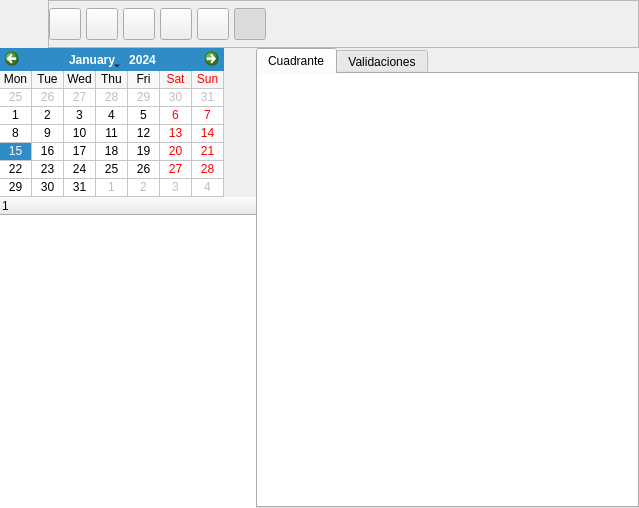
<ui version="4.0" >
 <author>Tomeu Borras Riera</author>
 <class>CuadranteDiarioBase</class>
 <widget class="QWidget" name="CuadranteDiarioBase" >
  <property name="geometry" >
   <rect>
    <x>0</x>
    <y>0</y>
    <width>639</width>
    <height>508</height>
   </rect>
  </property>
  <property name="windowTitle" >
   <string>Cuadrante</string>
  </property>
  <property name="windowIcon" >
   <iconset resource="../../../bulmages.qrc" >:/BulmaCont32x32/images/png/i_clock.png</iconset>
  </property>
  <layout class="QGridLayout" >
   <property name="leftMargin" >
    <number>0</number>
   </property>
   <property name="topMargin" >
    <number>0</number>
   </property>
   <property name="rightMargin" >
    <number>0</number>
   </property>
   <property name="bottomMargin" >
    <number>0</number>
   </property>
   <property name="horizontalSpacing" >
    <number>0</number>
   </property>
   <property name="verticalSpacing" >
    <number>0</number>
   </property>
   <item row="1" column="1" >
    <widget class="QTabWidget" name="tabWidget" >
     <property name="currentIndex" >
      <number>0</number>
     </property>
     <widget class="QWidget" name="tab" >
      <attribute name="title" >
       <string>Cuadrante</string>
      </attribute>
      <layout class="QVBoxLayout" >
       <property name="spacing" >
        <number>0</number>
       </property>
       <property name="leftMargin" >
        <number>0</number>
       </property>
       <property name="topMargin" >
        <number>0</number>
       </property>
       <property name="rightMargin" >
        <number>0</number>
       </property>
       <property name="bottomMargin" >
        <number>0</number>
       </property>
       <item>
        <widget class="CuadranteQTableWidget" name="mui_cuadrante" >
         <property name="sizePolicy" >
          <sizepolicy vsizetype="Expanding" hsizetype="Expanding" >
           <horstretch>0</horstretch>
           <verstretch>0</verstretch>
          </sizepolicy>
         </property>
         <property name="contextMenuPolicy" >
          <enum>Qt::CustomContextMenu</enum>
         </property>
         <property name="frameShape" >
          <enum>QFrame::NoFrame</enum>
         </property>
         <property name="verticalScrollMode" >
          <enum>QAbstractItemView::ScrollPerPixel</enum>
         </property>
        </widget>
       </item>
      </layout>
     </widget>
     <widget class="QWidget" name="tab_2" >
      <attribute name="title" >
       <string>Validaciones</string>
      </attribute>
      <layout class="QVBoxLayout" >
       <property name="spacing" >
        <number>0</number>
       </property>
       <property name="leftMargin" >
        <number>0</number>
       </property>
       <property name="topMargin" >
        <number>0</number>
       </property>
       <property name="rightMargin" >
        <number>0</number>
       </property>
       <property name="bottomMargin" >
        <number>0</number>
       </property>
       <item>
        <widget class="BfSubForm" name="mui_listvalidaciones" />
       </item>
      </layout>
     </widget>
    </widget>
   </item>
   <item row="1" column="0" >
    <widget class="QFrame" name="frame_2" >
     <property name="sizePolicy" >
      <sizepolicy vsizetype="Expanding" hsizetype="Fixed" >
       <horstretch>0</horstretch>
       <verstretch>0</verstretch>
      </sizepolicy>
     </property>
     <property name="frameShape" >
      <enum>QFrame::NoFrame</enum>
     </property>
     <property name="frameShadow" >
      <enum>QFrame::Plain</enum>
     </property>
     <layout class="QVBoxLayout" >
      <property name="spacing" >
       <number>0</number>
      </property>
      <property name="leftMargin" >
       <number>0</number>
      </property>
      <property name="topMargin" >
       <number>0</number>
      </property>
      <property name="rightMargin" >
       <number>0</number>
      </property>
      <property name="bottomMargin" >
       <number>0</number>
      </property>
      <item>
       <widget class="QCalendarWidget" name="mui_calendario" >
        <property name="sizePolicy" >
         <sizepolicy vsizetype="Fixed" hsizetype="Fixed" >
          <horstretch>0</horstretch>
          <verstretch>0</verstretch>
         </sizepolicy>
        </property>
        <property name="contextMenuPolicy" >
         <enum>Qt::CustomContextMenu</enum>
        </property>
        <property name="firstDayOfWeek" >
         <enum>Qt::Monday</enum>
        </property>
        <property name="gridVisible" >
         <bool>true</bool>
        </property>
        <property name="verticalHeaderFormat" >
         <enum>QCalendarWidget::NoVerticalHeader</enum>
        </property>
       </widget>
      </item>
      <item>
       <widget class="CuadranteQTreeWidget" name="mui_listtrabajadores" >
        <property name="sizePolicy" >
         <sizepolicy vsizetype="Expanding" hsizetype="Fixed" >
          <horstretch>0</horstretch>
          <verstretch>0</verstretch>
         </sizepolicy>
        </property>
        <property name="minimumSize" >
         <size>
          <width>100</width>
          <height>0</height>
         </size>
        </property>
        <property name="maximumSize" >
         <size>
          <width>280</width>
          <height>16777215</height>
         </size>
        </property>
        <property name="font" >
         <font>
          <pointsize>9</pointsize>
         </font>
        </property>
        <property name="contextMenuPolicy" >
         <enum>Qt::NoContextMenu</enum>
        </property>
        <property name="frameShape" >
         <enum>QFrame::NoFrame</enum>
        </property>
        <property name="horizontalScrollBarPolicy" >
         <enum>Qt::ScrollBarAlwaysOff</enum>
        </property>
        <property name="tabKeyNavigation" >
         <bool>true</bool>
        </property>
        <property name="showDropIndicator" stdset="0" >
         <bool>true</bool>
        </property>
        <property name="rootIsDecorated" >
         <bool>true</bool>
        </property>
        <property name="animated" >
         <bool>true</bool>
        </property>
        <property name="allColumnsShowFocus" >
         <bool>true</bool>
        </property>
        <column>
         <property name="text" >
          <string>1</string>
         </property>
        </column>
       </widget>
      </item>
     </layout>
    </widget>
   </item>
   <item row="0" column="0" colspan="2" >
    <layout class="QHBoxLayout" >
     <property name="spacing" >
      <number>0</number>
     </property>
     <property name="leftMargin" >
      <number>0</number>
     </property>
     <property name="topMargin" >
      <number>0</number>
     </property>
     <property name="rightMargin" >
      <number>0</number>
     </property>
     <property name="bottomMargin" >
      <number>0</number>
     </property>
     <item>
      <widget class="QLabel" name="label" >
       <property name="minimumSize" >
        <size>
         <width>48</width>
         <height>48</height>
        </size>
       </property>
       <property name="maximumSize" >
        <size>
         <width>48</width>
         <height>48</height>
        </size>
       </property>
       <property name="text" >
        <string/>
       </property>
       <property name="pixmap" >
        <pixmap resource="../../../bulmages.qrc" >:/BulmaCont32x32/images/png/i_diario.xpm</pixmap>
       </property>
      </widget>
     </item>
     <item>
      <widget class="QFrame" name="frame" >
       <property name="frameShape" >
        <enum>QFrame::StyledPanel</enum>
       </property>
       <property name="frameShadow" >
        <enum>QFrame::Raised</enum>
       </property>
       <layout class="QHBoxLayout" >
        <property name="spacing" >
         <number>5</number>
        </property>
        <property name="leftMargin" >
         <number>0</number>
        </property>
        <property name="topMargin" >
         <number>0</number>
        </property>
        <property name="rightMargin" >
         <number>0</number>
        </property>
        <property name="bottomMargin" >
         <number>0</number>
        </property>
        <item>
         <widget class="QToolButton" name="mui_editar" >
          <property name="minimumSize" >
           <size>
            <width>32</width>
            <height>32</height>
           </size>
          </property>
          <property name="maximumSize" >
           <size>
            <width>32</width>
            <height>32</height>
           </size>
          </property>
          <property name="toolTip" >
           <string>Editar</string>
          </property>
          <property name="whatsThis" >
           <string>Editar</string>
          </property>
          <property name="text" >
           <string/>
          </property>
          <property name="icon" >
           <iconset resource="../../../bulmages.qrc" >:/Images/document-open.png</iconset>
          </property>
          <property name="iconSize" >
           <size>
            <width>32</width>
            <height>32</height>
           </size>
          </property>
          <property name="shortcut" >
           <string>Ctrl+D</string>
          </property>
         </widget>
        </item>
        <item>
         <widget class="QToolButton" name="mui_imprimir" >
          <property name="minimumSize" >
           <size>
            <width>32</width>
            <height>32</height>
           </size>
          </property>
          <property name="maximumSize" >
           <size>
            <width>32</width>
            <height>32</height>
           </size>
          </property>
          <property name="toolTip" >
           <string>Imprimir</string>
          </property>
          <property name="whatsThis" >
           <string>Imprimir</string>
          </property>
          <property name="text" >
           <string/>
          </property>
          <property name="icon" >
           <iconset resource="../../../bulmages.qrc" >:/Images/document-print.png</iconset>
          </property>
          <property name="iconSize" >
           <size>
            <width>32</width>
            <height>32</height>
           </size>
          </property>
          <property name="shortcut" >
           <string>Ctrl+D</string>
          </property>
         </widget>
        </item>
        <item>
         <widget class="QToolButton" name="mui_actualizar" >
          <property name="minimumSize" >
           <size>
            <width>32</width>
            <height>32</height>
           </size>
          </property>
          <property name="maximumSize" >
           <size>
            <width>32</width>
            <height>32</height>
           </size>
          </property>
          <property name="toolTip" >
           <string>Actualizar</string>
          </property>
          <property name="whatsThis" >
           <string>Actualizar</string>
          </property>
          <property name="text" >
           <string/>
          </property>
          <property name="icon" >
           <iconset resource="../../../bulmages.qrc" >:/Images/view-refresh.png</iconset>
          </property>
          <property name="iconSize" >
           <size>
            <width>32</width>
            <height>32</height>
           </size>
          </property>
          <property name="shortcut" >
           <string>Ctrl+D</string>
          </property>
         </widget>
        </item>
        <item>
         <widget class="QToolButton" name="mui_limpiar" >
          <property name="minimumSize" >
           <size>
            <width>32</width>
            <height>32</height>
           </size>
          </property>
          <property name="maximumSize" >
           <size>
            <width>32</width>
            <height>32</height>
           </size>
          </property>
          <property name="toolTip" >
           <string>Limpiar Cuadrante</string>
          </property>
          <property name="whatsThis" >
           <string>Limpiar Cuadrante</string>
          </property>
          <property name="text" >
           <string/>
          </property>
          <property name="icon" >
           <iconset resource="../../../bulmages.qrc" >:Images/edit-delete.png</iconset>
          </property>
          <property name="iconSize" >
           <size>
            <width>32</width>
            <height>32</height>
           </size>
          </property>
          <property name="shortcut" >
           <string>Ctrl+D</string>
          </property>
         </widget>
        </item>
        <item>
         <widget class="QToolButton" name="mui_duplicar" >
          <property name="minimumSize" >
           <size>
            <width>32</width>
            <height>32</height>
           </size>
          </property>
          <property name="maximumSize" >
           <size>
            <width>32</width>
            <height>32</height>
           </size>
          </property>
          <property name="toolTip" >
           <string>Igual que la Semana Anterior</string>
          </property>
          <property name="whatsThis" >
           <string>Igual que la Semana Anterior</string>
          </property>
          <property name="text" >
           <string/>
          </property>
          <property name="icon" >
           <iconset resource="../../../bulmages.qrc" >:/BulmaCont32x32/images/png/igualant.xpm</iconset>
          </property>
          <property name="iconSize" >
           <size>
            <width>32</width>
            <height>32</height>
           </size>
          </property>
          <property name="shortcut" >
           <string>Ctrl+D</string>
          </property>
         </widget>
        </item>
        <item>
         <widget class="QToolButton" name="mui_ocultar" >
          <property name="minimumSize" >
           <size>
            <width>32</width>
            <height>32</height>
           </size>
          </property>
          <property name="maximumSize" >
           <size>
            <width>32</width>
            <height>32</height>
           </size>
          </property>
          <property name="toolTip" >
           <string>Ocultar Panel</string>
          </property>
          <property name="whatsThis" >
           <string>Ocultar Panel</string>
          </property>
          <property name="text" >
           <string/>
          </property>
          <property name="icon" >
           <iconset resource="../../../bulmages.qrc" >:/BulmaCont32x32/images/png/i_tux.png</iconset>
          </property>
          <property name="iconSize" >
           <size>
            <width>32</width>
            <height>32</height>
           </size>
          </property>
          <property name="shortcut" >
           <string>Ctrl+D</string>
          </property>
          <property name="checkable" >
           <bool>true</bool>
          </property>
          <property name="checked" >
           <bool>true</bool>
          </property>
         </widget>
        </item>
        <item>
         <widget class="QFrame" name="mui_plugbotones" >
          <property name="sizePolicy" >
           <sizepolicy vsizetype="Fixed" hsizetype="Fixed" >
            <horstretch>0</horstretch>
            <verstretch>0</verstretch>
           </sizepolicy>
          </property>
          <property name="frameShape" >
           <enum>QFrame::NoFrame</enum>
          </property>
          <property name="frameShadow" >
           <enum>QFrame::Plain</enum>
          </property>
          <property name="lineWidth" >
           <number>0</number>
          </property>
         </widget>
        </item>
        <item>
         <spacer>
          <property name="orientation" >
           <enum>Qt::Horizontal</enum>
          </property>
          <property name="sizeType" >
           <enum>QSizePolicy::Expanding</enum>
          </property>
          <property name="sizeHint" >
           <size>
            <width>461</width>
            <height>34</height>
           </size>
          </property>
         </spacer>
        </item>
       </layout>
      </widget>
     </item>
    </layout>
   </item>
  </layout>
 </widget>
 <layoutdefault spacing="4" margin="3" />
 <customwidgets>
  <customwidget>
   <class>CuadranteQTableWidget</class>
   <extends>QTableWidget</extends>
   <header>cuadranteqtablewidget.h</header>
  </customwidget>
  <customwidget>
   <class>BfSubForm</class>
   <extends>QTableWidget</extends>
   <header>bfsubform.h</header>
  </customwidget>
  <customwidget>
   <class>CuadranteQTreeWidget</class>
   <extends>QTreeWidget</extends>
   <header>cuadranteqtreewidget.h</header>
  </customwidget>
 </customwidgets>
 <resources>
  <include location="../../../bulmages.qrc" />
 </resources>
 <connections>
  <connection>
   <sender>mui_ocultar</sender>
   <signal>toggled(bool)</signal>
   <receiver>frame_2</receiver>
   <slot>setVisible(bool)</slot>
   <hints>
    <hint type="sourcelabel" >
     <x>279</x>
     <y>44</y>
    </hint>
    <hint type="destinationlabel" >
     <x>285</x>
     <y>110</y>
    </hint>
   </hints>
  </connection>
 </connections>
</ui>
